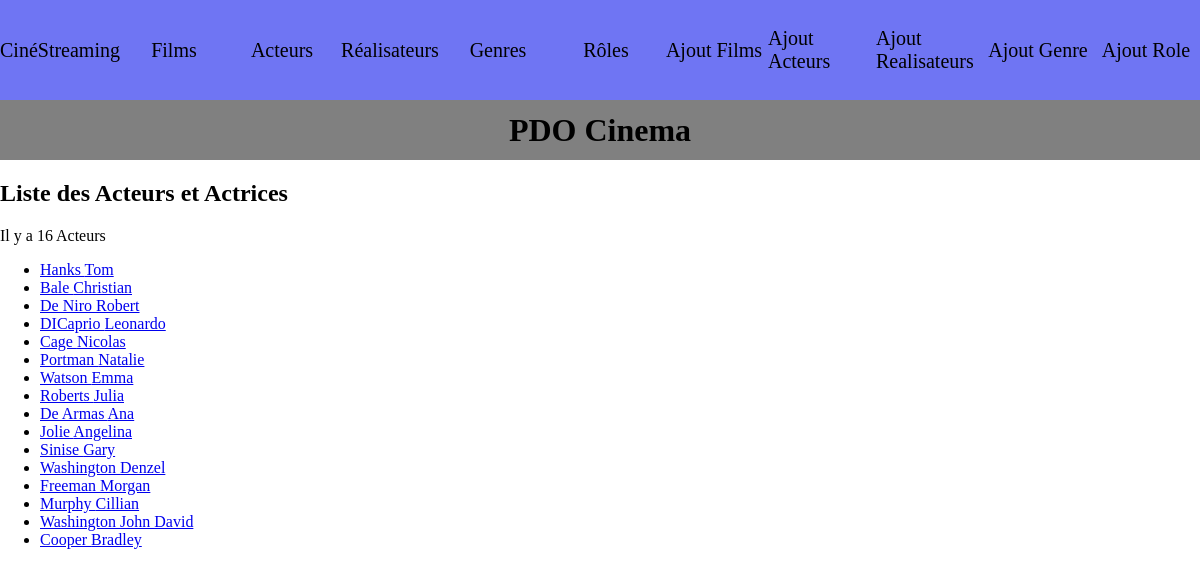
The page /index.php?action=listActeurs on the database its author committed.
### tables this page shows
CREATE TABLE IF NOT EXISTS `acteurs` (
  `ID_Acteur` int(11) NOT NULL AUTO_INCREMENT,
  `Nom_Acteur` varchar(50) NOT NULL,
  `Prenom_Acteur` varchar(50) NOT NULL,
  `Sexe_Acteur` varchar(5) NOT NULL,
  `DateNaissance_Acteur` date NOT NULL,
  PRIMARY KEY (`ID_Acteur`)
);

### controller/CinemaController.php (called while the page is built, shortened)
<?php
class CinemaController {
public function listActeurs() {
    $pdo = Connect::seConnecter();
    $requete = $pdo->query("SELECT ID_Acteur,Nom_Acteur,Prenom_Acteur FROM acteurs");
    $acteurs = $requete->fetchAll();
    require "view/acteur/listActeurs.php";
}
}
?>

### view/acteur/listActeurs.php (the view, shortened to what this page needs)
<?php
echo "<p> Il y a " . count($acteurs) . " Acteurs </p>";
echo "<ul>";
foreach ($acteurs as $acteur) {
    echo "<li><a href='index.php?action=detailActeur&id=" . $acteur['ID_Acteur'] . "'>" . $acteur['Nom_Acteur'] . " " . $acteur['Prenom_Acteur'] . "</a></li>";
}
echo "</ul>";
require "view/template.php";
?>

### public/css/style.css (style rules this page uses)
body { margin: 0; }

### rows shown on the page
acteurs: Nom_Acteur "Hanks", Prenom_Acteur "Tom"
acteurs: Nom_Acteur "Bale", Prenom_Acteur "Christian"
acteurs: Nom_Acteur "De Niro", Prenom_Acteur "Robert"
acteurs: Nom_Acteur "DICaprio", Prenom_Acteur "Leonardo"
acteurs: Nom_Acteur "Cage", Prenom_Acteur "Nicolas"
acteurs: Nom_Acteur "Portman", Prenom_Acteur "Natalie"
acteurs: Nom_Acteur "Watson", Prenom_Acteur "Emma"
acteurs: Nom_Acteur "Roberts", Prenom_Acteur "Julia"
acteurs: Nom_Acteur "De Armas", Prenom_Acteur "Ana"
acteurs: Nom_Acteur "Jolie", Prenom_Acteur "Angelina"
acteurs: Nom_Acteur "Sinise", Prenom_Acteur "Gary"
acteurs: Nom_Acteur "Washington", Prenom_Acteur "Denzel"
acteurs: Nom_Acteur "Freeman", Prenom_Acteur "Morgan"
acteurs: Nom_Acteur "Murphy", Prenom_Acteur "Cillian"
acteurs: Nom_Acteur "Washington", Prenom_Acteur "John David"
acteurs: Nom_Acteur "Cooper", Prenom_Acteur "Bradley"

### other values the page prints
$titre_secondaire "Liste des Acteurs et Actrices"
count($acteurs) "16"
